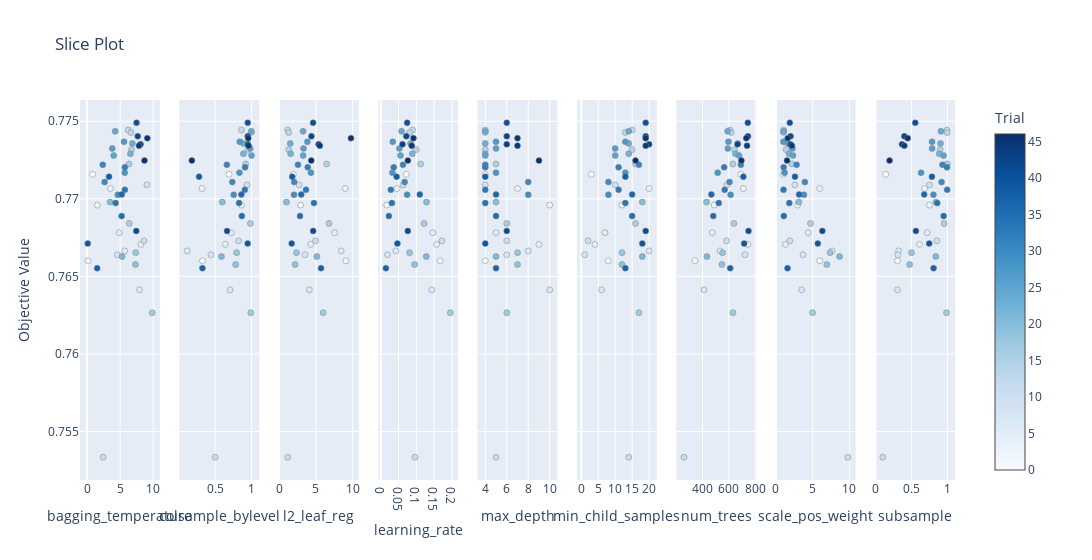

This figure's notebook cell:
### Code cell
# %%script skipped # Skipped due to resource optimization

optuna.visualization.plot_slice(clf_cat_tuned_study, params=list(clf_cat_tuned_best_params.keys()))
